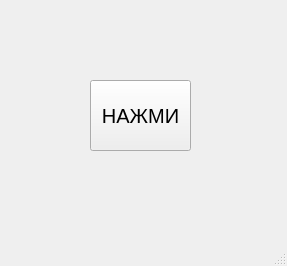
<?xml version="1.0" encoding="UTF-8"?>
<ui version="4.0">
 <class>MainWindow</class>
 <widget class="QMainWindow" name="MainWindow">
  <property name="geometry">
   <rect>
    <x>0</x>
    <y>0</y>
    <width>287</width>
    <height>266</height>
   </rect>
  </property>
  <property name="windowTitle">
   <string>Кнопка</string>
  </property>
  <widget class="QWidget" name="centralwidget">
   <widget class="QPushButton" name="pushButton">
    <property name="geometry">
     <rect>
      <x>90</x>
      <y>80</y>
      <width>101</width>
      <height>71</height>
     </rect>
    </property>
    <property name="font">
     <font>
      <pointsize>15</pointsize>
     </font>
    </property>
    <property name="text">
     <string>НАЖМИ</string>
    </property>
   </widget>
  </widget>
  <widget class="QMenuBar" name="menubar">
   <property name="geometry">
    <rect>
     <x>0</x>
     <y>0</y>
     <width>287</width>
     <height>18</height>
    </rect>
   </property>
  </widget>
  <widget class="QStatusBar" name="statusbar"/>
 </widget>
 <resources/>
 <connections/>
</ui>
